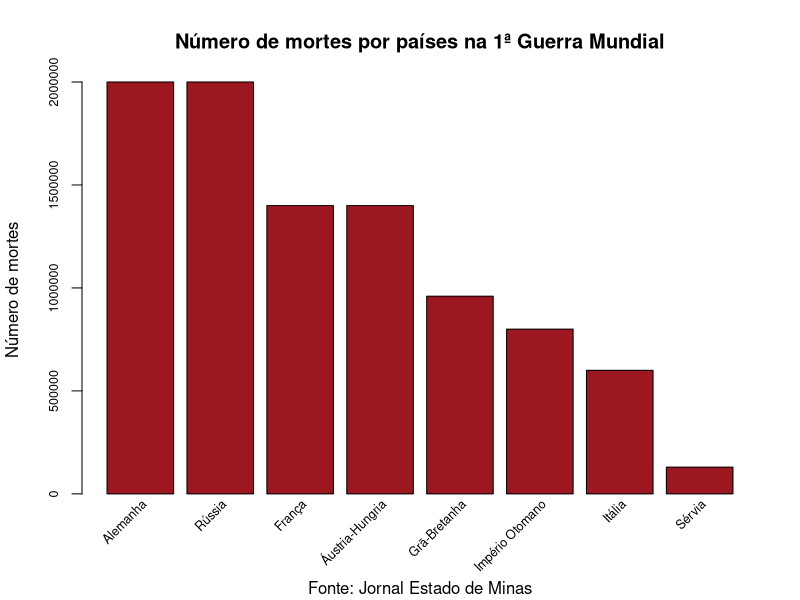

Write R code to recreate this figure.
## ---- chunk 1
options(scipen=999999)
## ---- chunk 2
library(dplyr)

paises <- c(
  "França",
  "Alemanha",
  "Áustria-Hungria",
  "Rússia",
  "Grã-Bretanha",
  "Itália",
  "Império Otomano",
  "Sérvia"
  )

mortes <- c(1400000, 2000000, 1400000, 2000000, 960000, 600000, 800000, 130000)

base <- tibble(paises, mortes) %>% arrange(desc(mortes))
## ---- chunk 3
barplot(
  base$mortes,
  col = "#9c171f",
  cex.axis = 0.75,
  main = "Número de mortes por países na 1ª Guerra Mundial",
  ylab = "Número de mortes",
  xaxt="n",
  sub = "Fonte: Jornal Estado de Minas"
) %>% 
  text(labels = base$paises, 
       par("usr")[3],
       srt = 45, 
       adj = c(1,1), 
       xpd = TRUE, 
       cex = 0.75
  )
